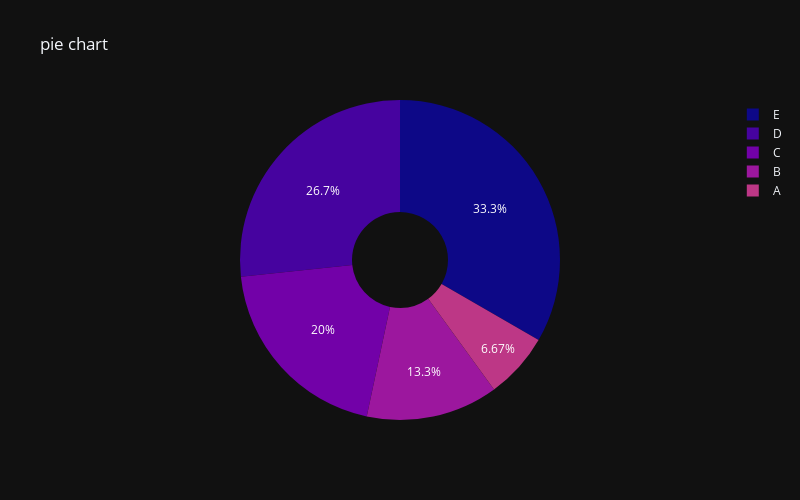

Here is the notebook cell this chart was saved with:
### Code cell
labels =['A',"B","C",'D','E']
counts =[10,20,30,40,50]
fig = px.pie(labels =labels, values=counts, title= 'pie chart', names= labels, hole=0.3, template='plotly_dark', height=500, width=800, color_discrete_sequence=px.colors.sequential.Plasma)
fig.show()

### Figure 1 — Plotly figure (JSON) as saved in the notebook; plotly's stock layout.template omitted (floating-point values rounded to 4 significant figures)
{"data": [{"domain": {"x": [0, 1], "y": [0, 1]}, "hole": 0.3, "hovertemplate": "label=%{label}<br>value=%{value}<extra></extra>", "labels": ["A", "B", "C", "D", "E"], "legendgroup": "", "name": "", "showlegend": true, "type": "pie", "values": [10, 20, 30, 40, 50]}], "layout": {"height": 500, "legend": {"tracegroupgap": 0}, "piecolorway": ["#0d0887", "#46039f", "#7201a8", "#9c179e", "#bd3786", "#d8576b", "#ed7953", "#fb9f3a", "#fdca26", "#f0f921"], "title": {"text": "pie chart"}, "width": 800}}
